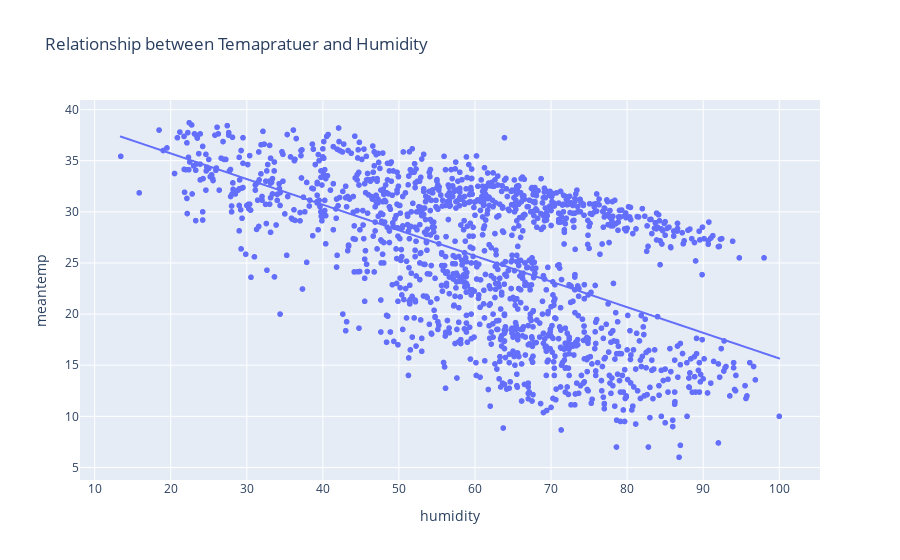

Here is the notebook cell this chart was saved with:
### Code cell
figure = px.scatter(data_frame = data, x="humidity", y="meantemp", trendline="ols",
                    title="Relationship between Temapratuer and Humidity")
figure.show()

### Figure 1 — Plotly figure (JSON) as saved in the notebook; plotly's stock layout.template omitted (floating-point values rounded to 4 significant figures; data arrays with more than 128 entries replaced by an {"elided": "..."} marker saying what was removed)
{"data": [{"hovertemplate": "humidity=%{x}<br>meantemp=%{y}<extra></extra>", "legendgroup": "", "marker": {"color": "#636efa", "symbol": "circle"}, "mode": "markers", "name": "", "showlegend": false, "type": "scattergl", "x": {"elided": "1462 float values"}, "xaxis": "x", "y": {"elided": "1462 float values"}, "yaxis": "y"}, {"hovertemplate": "<b>OLS trendline</b><br>meantemp = -0.250617 * humidity + 40.7259<br>R<sup>2</sup>=0.327128<br><br>humidity=%{x}<br>meantemp=%{y} <b>(trend)</b><extra></extra>", "legendgroup": "", "marker": {"color": "#636efa", "symbol": "circle"}, "mode": "lines", "name": "", "showlegend": false, "type": "scattergl", "x": {"elided": "1462 float values"}, "xaxis": "x", "y": {"elided": "1462 float values"}, "yaxis": "y"}], "layout": {"legend": {"tracegroupgap": 0}, "title": {"text": "Relationship between Temapratuer and Humidity"}, "xaxis": {"anchor": "y", "domain": [0, 1], "title": {"text": "humidity"}}, "yaxis": {"anchor": "x", "domain": [0, 1], "title": {"text": "meantemp"}}}}
